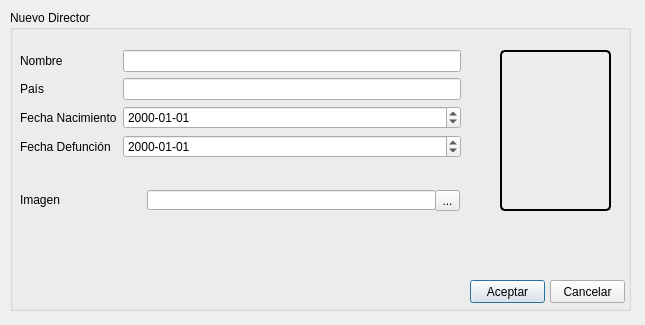
<?xml version="1.0" encoding="UTF-8"?>
<ui version="4.0">
 <class>Dialog</class>
 <widget class="QDialog" name="Dialog">
  <property name="geometry">
   <rect>
    <x>0</x>
    <y>0</y>
    <width>645</width>
    <height>325</height>
   </rect>
  </property>
  <property name="windowTitle">
   <string>Dialog</string>
  </property>
  <widget class="QGroupBox" name="groupBox">
   <property name="geometry">
    <rect>
     <x>10</x>
     <y>10</y>
     <width>621</width>
     <height>301</height>
    </rect>
   </property>
   <property name="title">
    <string>Nuevo Director</string>
   </property>
   <widget class="QWidget" name="formLayoutWidget_3">
    <property name="geometry">
     <rect>
      <x>10</x>
      <y>40</y>
      <width>441</width>
      <height>128</height>
     </rect>
    </property>
    <layout class="QFormLayout" name="formLayout">
     <property name="fieldGrowthPolicy">
      <enum>QFormLayout::AllNonFixedFieldsGrow</enum>
     </property>
     <item row="0" column="0">
      <widget class="QLabel" name="label_1">
       <property name="text">
        <string>Nombre</string>
       </property>
      </widget>
     </item>
     <item row="0" column="1">
      <widget class="QLineEdit" name="LNombre"/>
     </item>
     <item row="1" column="0">
      <widget class="QLabel" name="label_2">
       <property name="text">
        <string>País</string>
       </property>
      </widget>
     </item>
     <item row="1" column="1">
      <widget class="QLineEdit" name="LPais"/>
     </item>
     <item row="2" column="0">
      <widget class="QLabel" name="label_3">
       <property name="text">
        <string>Fecha Nacimiento</string>
       </property>
      </widget>
     </item>
     <item row="2" column="1">
      <widget class="QDateEdit" name="LFecha">
       <property name="displayFormat">
        <string>yyyy-MM-dd</string>
       </property>
      </widget>
     </item>
     <item row="3" column="0">
      <widget class="QLabel" name="label_4">
       <property name="text">
        <string>Fecha Defunción</string>
       </property>
      </widget>
     </item>
     <item row="3" column="1">
      <widget class="QDateEdit" name="LDefun">
       <property name="displayFormat">
        <string>yyyy-MM-dd</string>
       </property>
      </widget>
     </item>
    </layout>
   </widget>
   <widget class="QLabel" name="label_6">
    <property name="geometry">
     <rect>
      <x>10</x>
      <y>180</y>
      <width>51</width>
      <height>20</height>
     </rect>
    </property>
    <property name="text">
     <string>Imagen</string>
    </property>
   </widget>
   <widget class="QLineEdit" name="LImagen">
    <property name="geometry">
     <rect>
      <x>137</x>
      <y>180</y>
      <width>289</width>
      <height>20</height>
     </rect>
    </property>
   </widget>
   <widget class="QToolButton" name="toolButton">
    <property name="geometry">
     <rect>
      <x>425</x>
      <y>180</y>
      <width>25</width>
      <height>21</height>
     </rect>
    </property>
    <property name="text">
     <string>...</string>
    </property>
   </widget>
   <widget class="QPushButton" name="BListo">
    <property name="geometry">
     <rect>
      <x>460</x>
      <y>270</y>
      <width>75</width>
      <height>23</height>
     </rect>
    </property>
    <property name="text">
     <string>Aceptar</string>
    </property>
   </widget>
   <widget class="QPushButton" name="BCancelar">
    <property name="geometry">
     <rect>
      <x>540</x>
      <y>270</y>
      <width>75</width>
      <height>23</height>
     </rect>
    </property>
    <property name="text">
     <string>Cancelar</string>
    </property>
   </widget>
   <widget class="QLabel" name="Display">
    <property name="geometry">
     <rect>
      <x>490</x>
      <y>40</y>
      <width>111</width>
      <height>161</height>
     </rect>
    </property>
    <property name="styleSheet">
     <string notr="true"> border-style: solid;
     border-width: 2px;
     border-radius: 5px;
     border-color: black;</string>
    </property>
    <property name="text">
     <string/>
    </property>
   </widget>
  </widget>
 </widget>
 <resources/>
 <connections/>
</ui>
